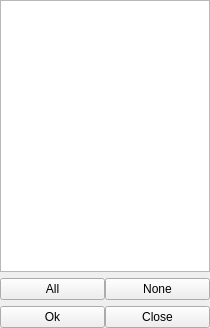
<?xml version="1.0" encoding="UTF-8"?>
<ui version="4.0">
 <class>RSLasSelect</class>
 <widget class="QWidget" name="RSLasSelect">
  <property name="geometry">
   <rect>
    <x>0</x>
    <y>0</y>
    <width>210</width>
    <height>328</height>
   </rect>
  </property>
  <property name="windowTitle">
   <string>Form</string>
  </property>
  <property name="windowOpacity">
   <double>1.000000000000000</double>
  </property>
  <property name="autoFillBackground">
   <bool>true</bool>
  </property>
  <layout class="QVBoxLayout" name="verticalLayout">
   <property name="spacing">
    <number>6</number>
   </property>
   <property name="leftMargin">
    <number>0</number>
   </property>
   <property name="topMargin">
    <number>0</number>
   </property>
   <property name="rightMargin">
    <number>0</number>
   </property>
   <property name="bottomMargin">
    <number>0</number>
   </property>
   <item>
    <widget class="QListWidget" name="wListWidget">
     <property name="sizePolicy">
      <sizepolicy hsizetype="Expanding" vsizetype="Expanding">
       <horstretch>0</horstretch>
       <verstretch>0</verstretch>
      </sizepolicy>
     </property>
     <property name="sizeAdjustPolicy">
      <enum>QAbstractScrollArea::AdjustIgnored</enum>
     </property>
    </widget>
   </item>
   <item>
    <layout class="QHBoxLayout" name="horizontalLayout_2">
     <property name="spacing">
      <number>0</number>
     </property>
     <item>
      <widget class="QPushButton" name="wAllBtn">
       <property name="text">
        <string>All</string>
       </property>
      </widget>
     </item>
     <item>
      <widget class="QPushButton" name="wNoneBtn">
       <property name="text">
        <string>None</string>
       </property>
      </widget>
     </item>
    </layout>
   </item>
   <item>
    <layout class="QHBoxLayout" name="horizontalLayout">
     <property name="spacing">
      <number>0</number>
     </property>
     <property name="sizeConstraint">
      <enum>QLayout::SetDefaultConstraint</enum>
     </property>
     <item>
      <widget class="QPushButton" name="wOkBtn">
       <property name="text">
        <string>Ok</string>
       </property>
      </widget>
     </item>
     <item>
      <widget class="QPushButton" name="wCloseBtn">
       <property name="text">
        <string>Close</string>
       </property>
      </widget>
     </item>
    </layout>
   </item>
  </layout>
 </widget>
 <resources/>
 <connections>
  <connection>
   <sender>wCloseBtn</sender>
   <signal>clicked()</signal>
   <receiver>RSLasSelect</receiver>
   <slot>hide()</slot>
   <hints>
    <hint type="sourcelabel">
     <x>156</x>
     <y>278</y>
    </hint>
    <hint type="destinationlabel">
     <x>106</x>
     <y>149</y>
    </hint>
   </hints>
  </connection>
  <connection>
   <sender>wOkBtn</sender>
   <signal>clicked()</signal>
   <receiver>RSLasSelect</receiver>
   <slot>wOkClicked()</slot>
   <hints>
    <hint type="sourcelabel">
     <x>56</x>
     <y>278</y>
    </hint>
    <hint type="destinationlabel">
     <x>106</x>
     <y>149</y>
    </hint>
   </hints>
  </connection>
  <connection>
   <sender>wAllBtn</sender>
   <signal>clicked()</signal>
   <receiver>RSLasSelect</receiver>
   <slot>wAllClicked()</slot>
   <hints>
    <hint type="sourcelabel">
     <x>52</x>
     <y>290</y>
    </hint>
    <hint type="destinationlabel">
     <x>104</x>
     <y>163</y>
    </hint>
   </hints>
  </connection>
  <connection>
   <sender>wNoneBtn</sender>
   <signal>clicked()</signal>
   <receiver>RSLasSelect</receiver>
   <slot>wNoneClicked()</slot>
   <hints>
    <hint type="sourcelabel">
     <x>156</x>
     <y>290</y>
    </hint>
    <hint type="destinationlabel">
     <x>104</x>
     <y>163</y>
    </hint>
   </hints>
  </connection>
 </connections>
 <slots>
  <slot>wOkClicked()</slot>
  <slot>wAllClicked()</slot>
  <slot>wNoneClicked()</slot>
 </slots>
</ui>
